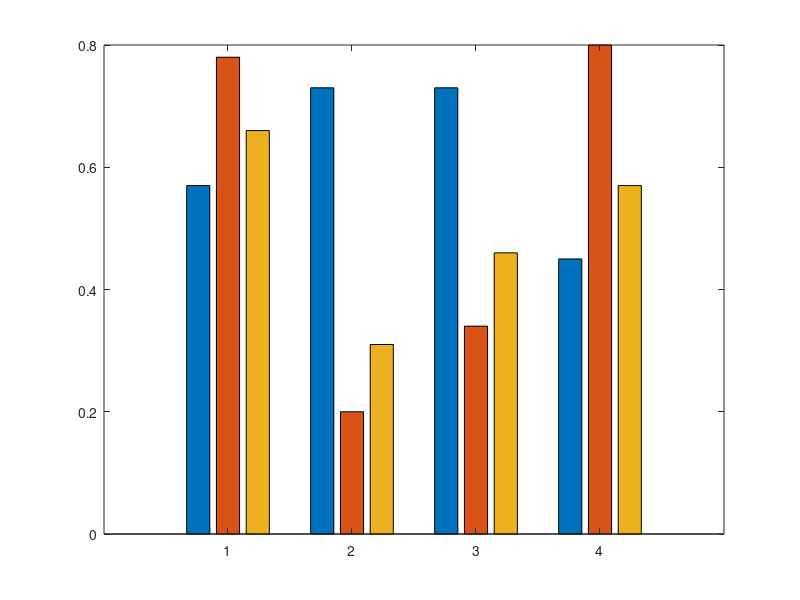

Reproduce this figure in MATLAB. (Note: this script raises an error after producing the figure.)
% =========================================================================
% SCRIPT 1: script_1_crop_classification_metrics.m
% Crop Recommendation Model — Per-Class & Overall Classification Metrics
% -------------------------------------------------------------------------
% Model  : CatBoost Multiclass Classifier V2.1.0
% Classes: 9 (Beans, Cassava, Maize, Onions, Pepper, Rice, Sorghum, Tomato, Yam)
% Dataset: Nigeria Agricultural Multi-Environmental Dataset (20,000 records)
% Source : ACADEMIC_MODEL_REPORT_V2.md | CROP_MODEL_PERFORMANCE_REPORT.md
% =========================================================================
clear; clc; close all;

%% ---- DATA ---------------------------------------------------------------

% Per-class metrics (4 of 9 classes individually documented in reports)
crops_4      = {'Cassava', 'Maize', 'Rice', 'Tomato'};
precision_4  = [0.57, 0.73, 0.73, 0.45];
recall_4     = [0.78, 0.20, 0.34, 0.80];
f1_4         = [0.66, 0.31, 0.46, 0.57];

% Overall performance metrics
overall_labels = {'Random Baseline (1/9 = 11.1%)', ...
                  'Macro F1-Score',                ...
                  'Weighted Precision',            ...
                  'Top-1 Accuracy (Global)',       ...
                  'Top-3 Accuracy (Consultative)'};
overall_vals   = [11.1, 58.0, 61.0, 57.0, 92.4];

%% ---- FIGURE 1: Grouped Bar — Per-Class Precision / Recall / F1 ----------
fig1 = figure('Name', 'Fig1 Per-Class Metrics', 'NumberTitle', 'off', ...
              'Position', [60, 60, 940, 560]);

data_mat = [precision_4; recall_4; f1_4]';   % 4x3  (rows=crops, cols=metrics)
b = bar(data_mat, 'grouped');
b(1).FaceColor = [0.20, 0.52, 0.90];   % blue   — Precision
b(2).FaceColor = [0.95, 0.40, 0.15];   % orange — Recall
b(3).FaceColor = [0.15, 0.72, 0.35];   % green  — F1

set(gca, 'XTickLabel', crops_4, 'FontSize', 12, ...
         'TickLabelInterpreter', 'none');
ylim([0, 1.08]);
yticks(0 : 0.1 : 1.0);
ylabel('Score', 'FontSize', 13);
title({'CatBoost Crop Classifier V2.1.0 — Per-Class Performance', ...
       '(4 of 9 classes documented; Macro F1 = 0.58 over all 9 classes)'}, ...
      'FontSize', 12, 'FontWeight', 'bold');
legend({'Precision', 'Recall', 'F1-Score'}, 'Location', 'northeast', 'FontSize', 11);
grid on; box on;

% Annotate each bar
nGroups = 4;
nSeries = 3;
all_vals = {precision_4, recall_4, f1_4};
for j = 1 : nSeries
    for i = 1 : nGroups
        text(b(j).XEndPoints(i), b(j).YEndPoints(i) + 0.024, ...
             sprintf('%.2f', all_vals{j}(i)), ...
             'HorizontalAlignment', 'center', 'FontSize', 9, 'FontWeight', 'bold');
    end
end

print(fig1, 'fig1_crop_per_class_metrics', '-dpng', '-r300');
fprintf('Saved: fig1_crop_per_class_metrics.png\n');

%% ---- FIGURE 2: Overall Accuracy — All 5 KPIs ----------------------------
fig2 = figure('Name', 'Fig2 Overall Accuracy', 'NumberTitle', 'off', ...
              'Position', [60, 60, 940, 540]);

bar_colors = [0.80, 0.20, 0.20;   % red    — baseline
              0.55, 0.35, 0.80;   % purple — macro f1
              0.20, 0.52, 0.90;   % blue   — weighted prec
              0.20, 0.52, 0.90;   % blue   — top-1
              0.15, 0.72, 0.35];  % green  — top-3

b2 = bar(overall_vals, 'FaceColor', 'flat');
for i = 1 : 5
    b2.CData(i, :) = bar_colors(i, :);
end

set(gca, 'XTickLabel', overall_labels, 'FontSize', 10, ...
         'TickLabelInterpreter', 'none');
xtickangle(12);
ylim([0, 105]);
ylabel('Score / Accuracy (%)', 'FontSize', 13);
title({'CatBoost Crop Classifier V2.1.0 — Overall KPI Dashboard', ...
       '5× improvement over random baseline; 92.4% Top-3 accuracy'}, ...
      'FontSize', 12, 'FontWeight', 'bold');
grid on; box on;
yline(100, '--k', 'LineWidth', 1.2);

for i = 1 : 5
    text(i, overall_vals(i) + 1.8, sprintf('%.1f%%', overall_vals(i)), ...
         'HorizontalAlignment', 'center', 'FontSize', 11, 'FontWeight', 'bold');
end

print(fig2, 'fig2_overall_accuracy', '-dpng', '-r300');
fprintf('Saved: fig2_overall_accuracy.png\n');

%% ---- EVALUATION MATRIX (Console Output) ---------------------------------
fprintf('\n============================================================\n');
fprintf('  CROP CLASSIFICATION — EVALUATION MATRIX (Per-Class)\n');
fprintf('============================================================\n');
fprintf('%-10s  %-10s  %-10s  %-10s\n', 'Crop', 'Precision', 'Recall', 'F1-Score');
fprintf('%s\n', repmat('-', 1, 48));
for i = 1 : 4
    fprintf('%-10s  %-10.2f  %-10.2f  %-10.2f\n', ...
            crops_4{i}, precision_4(i), recall_4(i), f1_4(i));
end
fprintf('%s\n', repmat('-', 1, 48));
fprintf('%-10s  %-10s  %-10s  %-10.2f\n', 'Macro Avg', '  —', '  —', mean(f1_4));
fprintf('\n  Global Accuracy (Top-1) : 57.0%%  [95%% CI: ±1.2%%]\n');
fprintf('  Top-3 Accuracy          : 92.4%%  [95%% CI: ±0.8%%]\n');
fprintf('  Macro F1-Score          : 58.0%%\n');
fprintf('  Weighted Precision      : 61.0%%\n');
fprintf('  Random Baseline (1/9)   : 11.1%%\n');
fprintf('  Improvement over Random : 5.1× (Top-1)\n');
fprintf('============================================================\n\n');
